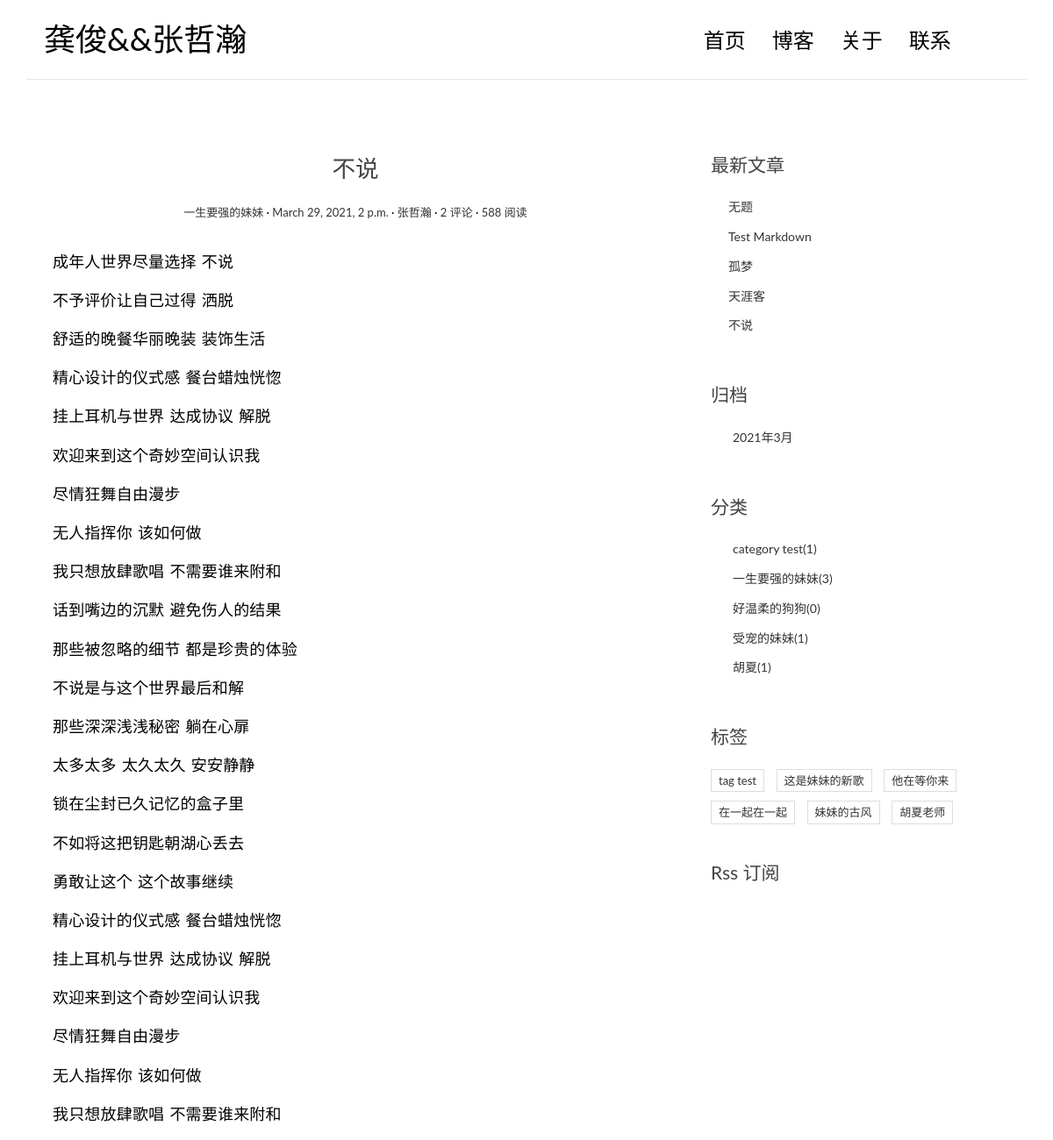
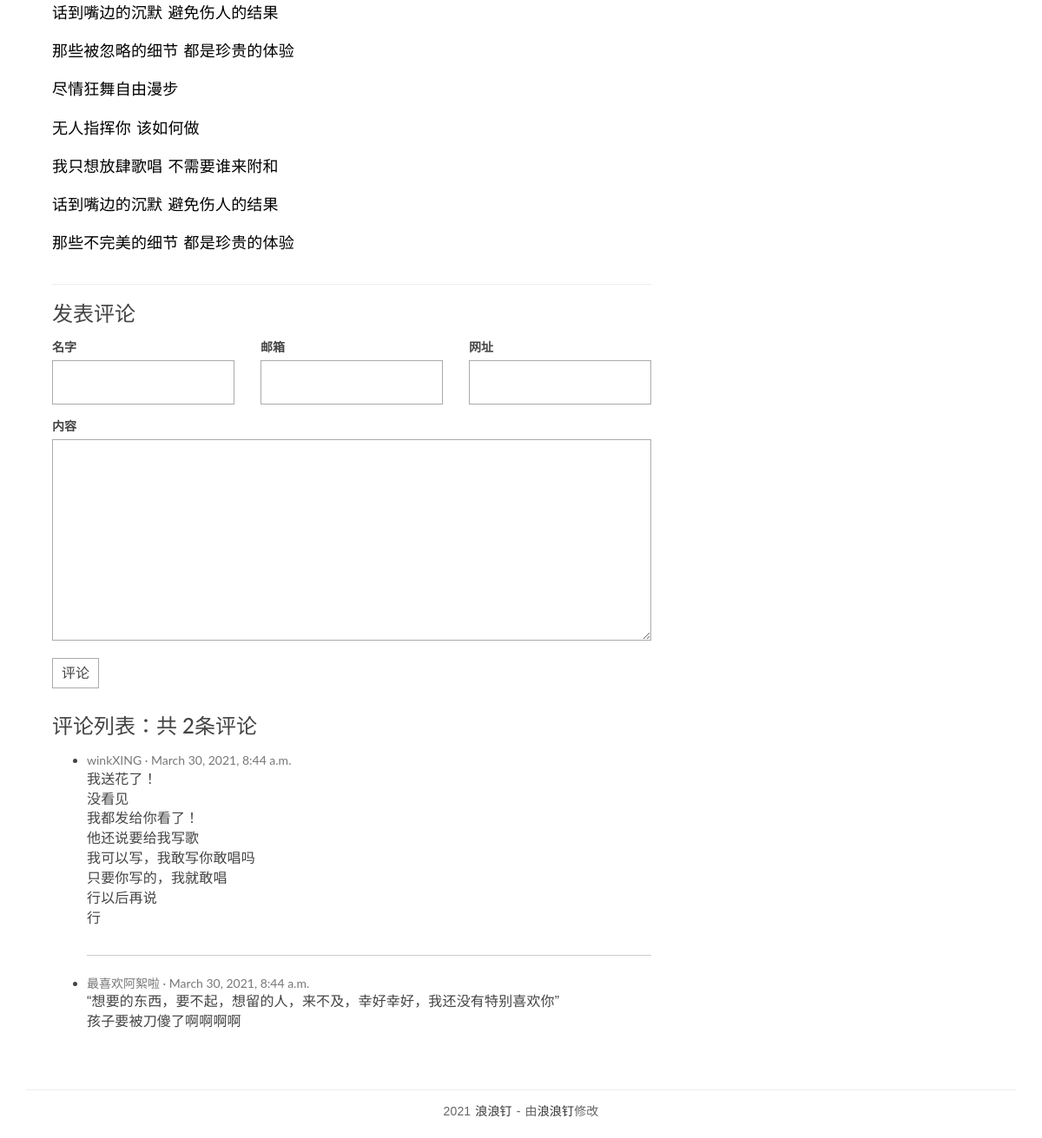
/blog/posts/3/, run on the app's committed database (2 pictures, top to bottom).
### blog/models.py (models this page shows, shortened)
class Post(models.Model):
    title = models.CharField(max_length=100)
    content = models.TextField()
    created_time = models.DateTimeField(default=timezone.now())
    modified_time = models.DateTimeField()
    abstract = models.CharField(max_length=200, blank=True)
    category = models.ForeignKey(Category, on_delete=models.CASCADE)
    tags = models.ManyToManyField(Tag, blank=True)
    author = models.ForeignKey(User, on_delete=models.CASCADE)
    class Meta:
        verbose_name = '文章'
        verbose_name_plural = verbose_name
        ordering = ['-created_time'] #根据创建时间逆序来排序
    def get_absolute_url(self):
        return reverse('blog:detail', kwargs={'pk': self.pk})

class Category(models.Model):
    cat_name = models.CharField(max_length=100)
    class Meta:
        verbose_name = '分类'
        verbose_name_plural = verbose_name

class Tag(models.Model):
    tag_name = models.CharField(max_length=100)
    class Meta:
        verbose_name = '标签'
        verbose_name_plural = verbose_name

### comments/models.py (models this page shows, shortened)
class Comment(models.Model):
    name = models.CharField('名字',max_length=50)
    email = models.EmailField('邮箱')
    url = models.URLField('网址',blank=True)
    text = models.TextField('内容')
    created_time = models.DateTimeField('创建时间',default=timezone.now())
    post = models.ForeignKey('blog.Post',verbose_name='文章',on_delete=models.CASCADE)
    class Meta:
        verbose_name = '评论'
        verbose_name_plural = verbose_name
        ordering = ['-created_time']

### blog/views.py (the view)
# urls.py: path('posts/<int:pk>/',views.detail, name='detail'),
def detail(request, pk):
    post = get_object_or_404(Post, pk=pk)
    md = markdown.Markdown(extensions=[
        'markdown.extensions.extra',
        'markdown.extensions.codehilite',
        TocExtension(slugify=slugify),
    ])
    post.content = md.convert(post.content)
    m = re.search(r'<div class="toc">\s*<ul>(.*)</ul>\s*</div>', md.toc, re.S)
    post.toc = m.group(1) if m is not None else ''
    return render(request, 'blog/detail.html',{'post' : post})

### comments/forms.py
class CommentForm(forms.ModelForm):
    class Meta:
        model = Comment
        fields = ['name','email','url','text']

### blog/templatetags/blog_extras.py (called while the page is built)
@register.inclusion_tag('blog/inclusions/_recent_posts.html', takes_context=True)
def show_recent_posts(context, num=5):
    return {
        'recent_post_list': Post.objects.all().order_by('-created_time')[:num],
    }

@register.inclusion_tag('blog/inclusions/_archives.html', takes_context=True)
def show_archives(context):
    return {
        'date_list':Post.objects.dates('created_time','month', order='DESC'),
    }

@register.inclusion_tag('blog/inclusions/_categories.html', takes_context=True)
def show_categories(context):
    return {
        'category_list':Category.objects.all(),
    }

@register.inclusion_tag('blog/inclusions/_tags.html', takes_context=True)
def show_tags(context):
    return {
        'tag_list':Tag.objects.all(),
    }

### comments/templatetags/comments_extras.py (called while the page is built)
@register.inclusion_tag('comments/inclusions/_form.html', takes_context=True)
def show_comment_form(context, post, form=None):
    if form is None:
        form = CommentForm()
    return {
        'form': form,
        'post': post,
    }

@register.inclusion_tag('comments/inclusions/_list.html', takes_context=True)
def show_comments(context, post):
    comment_list = post.comment_set.all().order_by('-created_time')
    comment_count = comment_list.count()
    return {
        'comment_list':comment_list,
        'comment_count':comment_count,
    }

### blog/templates/blog/detail.html (shortened to what this page needs)
{% extends 'base.html' %}
{% load comments_extras %}
{% block main %}
    <article class="post pos -{{ post.pk }}">
        <header class="entry-header">
            <h1 class="entry-title">{{ post.title }}</h1>
            <div class="entry-meta">
                <span class="post-category"><a href="#">{{ post.category.cat_name }}</a></span>
                <span class="post-date"><a href="#"><time class="entry-date"
                                                          datetime="{{ post.created_time }}">{{ post.created_time }}</time></a></span>
                <span class="post-author"><a href="#">{{ post.author }}</a></span>
                <span class="comments-link"><a href="#comment-area">{{ post.comment_set.count }} 评论</a></span>
                <span class="views-count"><a href="#">588 阅读</a></span>
            </div>
        </header>
        <div class="entry-content clearfix">
            {{ post.content | safe}}
        </div>
    </article>
    <section class="comment-area" id="comment-area">
        <hr>
        <h3>发表评论</h3>
        {% show_comment_form  post %}
        <div class="comment-list-panel">
            {% show_comments post %}
        </div>
    </section>
{% endblock main %}

### comments/templates/comments/inclusions/_list.html
<h3>评论列表：共 <span>{{ comment_count }}条评论</span></h3>
<ul class="comment-list" list-unstyled>
{% for comment in comment_list %}
    <li class="comment-item">
    <span class="nickname">{{ comment.name }}</span>
    <time class="submit-date" datetime="{{ comment.created_time }}">{{ comment.created_time }}</time>
    <dic class="text">
        {{ comment.text | linebreaks}}
    </dic>
    </li>
    {% empty %}
    暂无评论
{% endfor %}
</ul>

### blog/templates/blog/inclusions/_recent_posts.html
<div class="widget widget-recent-posts">
  <h3 class="widget-title">最新文章</h3>
  <ul>
    {% for post in recent_post_list %}
      <li>
        <a href="{{ post.get_absolute_url }}">{{ post.title }}</a>
      </li>
    {% empty %}
      暂无文章！
    {% endfor %}
  </ul>
</div>

### blog/templates/blog/inclusions/_categories.html
<div class="widget widget-category">
    <h3 class="widget-title">分类</h3>
    <ul>
        {% for category in category_list %}
        <li>
        <a href="{% url 'blog:category' category.pk %}">{{ category.cat_name }}<span class="post-count">({{ category.post_set.count }})</span></a>
        </li>
            {% empty %}
            暂无分类
        {% endfor %}
    </ul>
</div>

### blog/templates/blog/inclusions/_tags.html
<div class="widget widget-tag-cloud">
    <h3 class="widget-title">标签</h3>
    <ul>
        {% for tag in tag_list %}
        <li>
        <a href="{% url 'blog:tag' tag.pk %}">{{ tag.tag_name }}</a>
        </li>
            {% empty %}
            暂无标签
        {% endfor %}
    </ul>
</div>

### blog/static/blog/css/custom.css (style rules this page uses)
* { outline: none; }
h1, h2, h3, h4, h5, h6 { margin-top: 0; }
a { color: #333; }
body { color: #444; font-family: 'Lato', sans-serif; }
p { font-family: 'Ubuntu', sans-serif; font-weight: 400; word-spacing: 1px; letter-spacing: 0.01em; }
.post { background: #fff; padding: 30px 30px 0; }
.entry-title { text-align: center; font-size: 1.9em; margin-bottom: 20px; line-height: 1.6; padding: 10px 20px 0; }
.entry-meta { text-align: center; color: #DDDDDD; font-size: 13px; margin-bottom: 30px; }
.entry-content { font-size: 18px; line-height: 1.9; font-weight: 300; color: #000; }
.post-category::after, .post-date::after, .post-author::after, .comments-link::after { content: ' ·'; color: #000; }
.widget { background: #fff; padding: 30px 0 0; }
.widget-title { font-size: 1.5em; margin-bottom: 20px; line-height: 1.6; padding: 10px 0 0; font-weight: 400; }
.widget-recent-posts ul { padding: 0; margin: 0; padding-left: 20px; }
.widget-recent-posts ul li { list-style-type: none; position: relative; line-height: 170%; margin-bottom: 10px; }
.widget-recent-posts ul li::before { content: '\f3d3'; font-family: "Ionicons"; position: absolute; left: -17px; top: 3px; font-size: 16px; color: #000; }
.widget-category ul { padding: 0; margin: 0; padding-left: 25px; }
.widget-category ul li { list-style-type: none; position: relative; line-height: 170%; margin-bottom: 10px; }
.widget-category ul li::before { content: '\f3fe'; font-family: "Ionicons"; position: absolute; left: -25px; top: 1px; font-size: 18px; color: #000; }
.widget-tag-cloud ul { padding: 0; margin: 0; margin-right: -10px; }
.widget-tag-cloud ul li { list-style-type: none; font-size: 13px; display: inline-block; margin-right: 10px; margin-bottom: 10px; padding: 3px 8px; border: 1px solid #ddd; }
.contact-form input, .comment-form input { border: 1px solid #aaa; margin-bottom: 15px; width: 100%; padding: 15px 15px; font-size: 16px; line-height: 100%; transition: 0.4s border-color linear; }
.contact-form textarea, .comment-form textarea { border: 1px solid #aaa; margin-bottom: 15px; width: 100%; padding: 15px 15px; font-size: 16px; line-height: 20px !important; min-height: 183px; transition: 0.4s border-color linear; }
.comment-area { padding: 0 30px 0; }
.comment-list-panel { margin-top: 30px; }
.comment-list { margin-top: 15px; }
.comment-item:not(:last-child) { border-bottom: 1px #ccc solid; margin-bottom: 20px; padding-bottom: 20px; }
.comment-item .nickname, .comment-item .submit-date { color: #777; font-size: 14px; }
.comment-item .nickname:after { content: ' ·'; }
.comment-item .text { padding-top: 5px; font-size: 16px; }

### data on the page
Post: title "不说", category.cat_name "一生要强的妹妹", created_time "March 29, 2021, 2 p.m.", author "张哲瀚", comment_set.count "2", content "成年人世界尽量选择 不说 不予评价让自己过得 洒脱 舒适的晚餐华丽晚装 装饰生活 精心设计的仪式感 餐台蜡烛恍惚 挂上耳机与世界 达成协议 解脱 欢迎来到这个奇妙空间认识我 尽情狂舞自由漫步 无人指挥你 该如何做 我只想放肆歌唱 不需要谁来附和 话到嘴边的沉默 避免伤人的结果 那些被忽略的细节 都是珍贵的体验 不说是与这个世界最后和解 那些深深浅浅秘密 躺在心扉 太多太多 太久太久 安安静静 锁在尘封已久记忆的盒子里 不如将这把钥匙朝湖心丢去 勇敢让这个 这个故事继续 精心设计的仪式感 餐台蜡烛恍惚 挂上耳机与世界 达成协议 解脱 欢迎来到这个奇妙空间认识我 尽情狂舞自由漫步 无人指挥你 该如何做 我只想放肆歌唱 不需要谁来附和 话到嘴边的沉默 避免伤人的结果 那些被忽略的细节 都是珍贵的体验 尽情狂舞自由漫步 无人指挥你 该如何做 我只想放肆歌唱 不需要谁来附和 话到嘴边的沉默 避免伤人的结果 那些不完美的细节 都是珍贵的体验"
Comment: name "winkXING", created_time "March 30, 2021, 8:44 a.m.", text "我送花了！ 没看见 我都发给你看了！ 他还说要给我写歌 我可以写，我敢写你敢唱吗 只要你写的，我就敢唱 行以后再说 行"
Comment: name "最喜欢阿絮啦", created_time "March 30, 2021, 8:44 a.m.", text "“想要的东西，要不起，想留的人，来不及，幸好幸好，我还没有特别喜欢你” 孩子要被刀傻了啊啊啊啊"
Post: title "无题"
Post: title "Test Markdown"
Post: title "孤梦"
Post: title "天涯客"
Category: cat_name "category test", post_set.count "1"
Category: cat_name "一生要强的妹妹", post_set.count "3"
Category: cat_name "好温柔的狗狗", post_set.count "0"
Category: cat_name "受宠的妹妹", post_set.count "1"
Category: cat_name "胡夏", post_set.count "1"
Tag: tag_name "tag test"
Tag: tag_name "这是妹妹的新歌"
Tag: tag_name "他在等你来"
Tag: tag_name "在一起在一起"
Tag: tag_name "妹妹的古风"
Tag: tag_name "胡夏老师"

### other printed values
{{ comment_count }} "2"
{{ date.year }} "2021"
{{ date.month }} "3"
